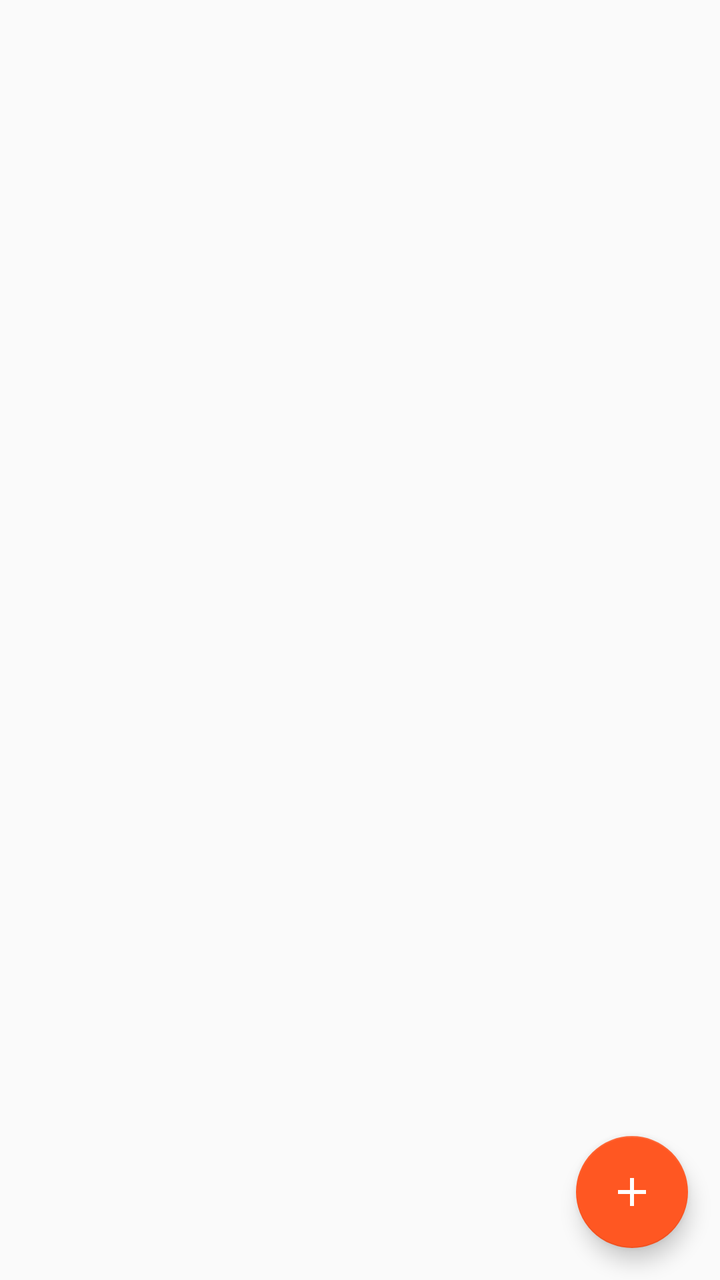
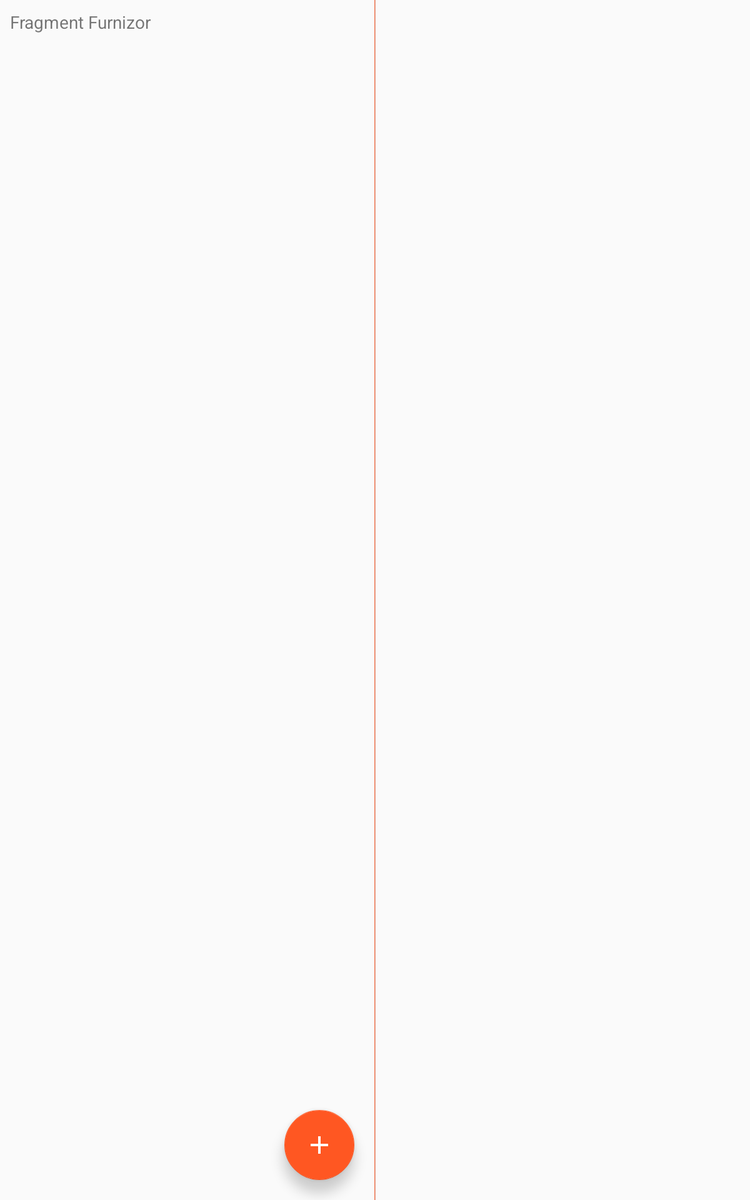

Compare how this app lays out the same screen by default and in its alternative resource folder. The renders come first, then the two layout files and the values they reference.
<!-- AndroidManifest.xml: application theme AppTheme -->
<!-- res/layout/fragment_furnizor.xml -->
<?xml version="1.0" encoding="utf-8"?>
<android.support.constraint.ConstraintLayout xmlns:android="http://schemas.android.com/apk/res/android"
    xmlns:app="http://schemas.android.com/apk/res-auto"
    android:layout_width="match_parent"
    android:layout_height="match_parent">

    <android.support.v7.widget.RecyclerView
        android:id="@+id/rv_furnizor"
        android:layout_width="match_parent"
        android:layout_height="0dp"
        app:layout_constraintBottom_toBottomOf="parent"
        app:layout_constraintEnd_toEndOf="parent"
        app:layout_constraintStart_toStartOf="parent"
        app:layout_constraintTop_toTopOf="parent" />

    <android.support.design.widget.FloatingActionButton
        android:id="@+id/fab_furnizor"
        android:layout_width="wrap_content"
        android:layout_height="wrap_content"
        android:layout_marginBottom="16dp"
        android:layout_marginEnd="16dp"
        android:src="@drawable/ic_add_white_24dp"
        app:layout_constraintBottom_toBottomOf="parent"
        app:layout_constraintEnd_toEndOf="parent" />

</android.support.constraint.ConstraintLayout>
<!-- resources referenced by this layout -->
<resources>
  <!-- drawable ic_add_white_24dp (drawable) -->
  <vector android:height="10dp" android:viewportHeight="24.0"
      android:viewportWidth="24.0" android:width="10dp" xmlns:android="http://schemas.android.com/apk/res/android">
      <path android:fillColor="#ffffff" android:pathData="M19,13h-6v6h-2v-6H5v-2h6V5h2v6h6v2z"/>
  </vector>
  <style name="AppTheme" parent="Theme.AppCompat.Light.DarkActionBar">
          
          <item name="colorPrimary">@color/colorPrimary</item>
          <item name="colorPrimaryDark">@color/colorPrimaryDark</item>
          <item name="colorAccent">@color/colorAccent</item>
      </style>
  <color name="colorPrimary">#795548</color>
  <color name="colorPrimaryDark">#5D4037</color>
  <color name="colorAccent">#FF5722</color>
</resources>
<!-- res/layout-sw600dp/fragment_furnizor.xml (the repository's variant of the layout above) -->
<!-- drawn on a 7-inch tablet held upright -->
<?xml version="1.0" encoding="utf-8"?>
<LinearLayout xmlns:android="http://schemas.android.com/apk/res/android"
    xmlns:app="http://schemas.android.com/apk/res-auto"
    android:orientation="horizontal"
    android:layout_width="match_parent"
    android:layout_height="match_parent" >

    <android.support.constraint.ConstraintLayout
        android:layout_width="0dp"
        android:layout_height="match_parent"
        android:layout_weight="1">

        <TextView
            android:id="@+id/tv_furnizor"
            android:layout_width="match_parent"
            android:layout_height="wrap_content"
            android:layout_marginEnd="8dp"
            android:layout_marginStart="8dp"
            android:layout_marginTop="8dp"
            android:text="Fragment Furnizor"
            app:layout_constraintEnd_toEndOf="parent"
            app:layout_constraintStart_toStartOf="parent"
            app:layout_constraintTop_toTopOf="parent" />

        <android.support.v7.widget.RecyclerView
            android:id="@+id/rv_furnizor"
            android:layout_width="match_parent"
            android:layout_height="0dp"
            android:layout_marginTop="8dp"
            app:layout_constraintBottom_toBottomOf="parent"
            app:layout_constraintEnd_toEndOf="parent"
            app:layout_constraintStart_toStartOf="parent"
            app:layout_constraintTop_toBottomOf="@id/tv_furnizor" />

        <android.support.design.widget.FloatingActionButton
            android:id="@+id/fab_furnizor"
            android:layout_width="wrap_content"
            android:layout_height="wrap_content"
            android:layout_marginBottom="16dp"
            android:layout_marginEnd="16dp"
            android:src="@drawable/ic_add_white_24dp"
            app:layout_constraintBottom_toBottomOf="parent"
            app:layout_constraintEnd_toEndOf="parent" />

    </android.support.constraint.ConstraintLayout>

    <View
        android:layout_width="1dp"
        android:layout_height="match_parent"
        android:background="@drawable/list_divider"/>

    <FrameLayout
        android:id="@+id/editor_container"
        android:layout_width="0dp"
        android:layout_height="match_parent"
        android:layout_weight="1"/>

</LinearLayout>
<!-- resources referenced by the variant -->
<!-- as a 7-inch tablet held upright resolves them -->
<resources>
  <!-- drawable ic_add_white_24dp (drawable) -->
  <vector android:height="10dp" android:viewportHeight="24.0"
      android:viewportWidth="24.0" android:width="10dp" xmlns:android="http://schemas.android.com/apk/res/android">
      <path android:fillColor="#ffffff" android:pathData="M19,13h-6v6h-2v-6H5v-2h6V5h2v6h6v2z"/>
  </vector>
  <!-- drawable list_divider (drawable) -->
  <?xml version="1.0" encoding="utf-8"?>
  <layer-list
      xmlns:android="http://schemas.android.com/apk/res/android">
      <item>
          <shape>
              <gradient
                  android:startColor="@color/colorAccent"
                  android:endColor="@color/colorPrimaryLight"
                  android:height="1px"
                  android:angle="0" />
          </shape>
      </item>
  </layer-list>
  <style name="AppTheme" parent="Theme.AppCompat.Light.DarkActionBar">
          
          <item name="colorPrimary">@color/colorPrimary</item>
          <item name="colorPrimaryDark">@color/colorPrimaryDark</item>
          <item name="colorAccent">@color/colorAccent</item>
      </style>
  <color name="colorAccent">#FF5722</color>
  <color name="colorPrimaryLight">#D7CCC8</color>
  <color name="colorPrimary">#795548</color>
  <color name="colorPrimaryDark">#5D4037</color>
</resources>
